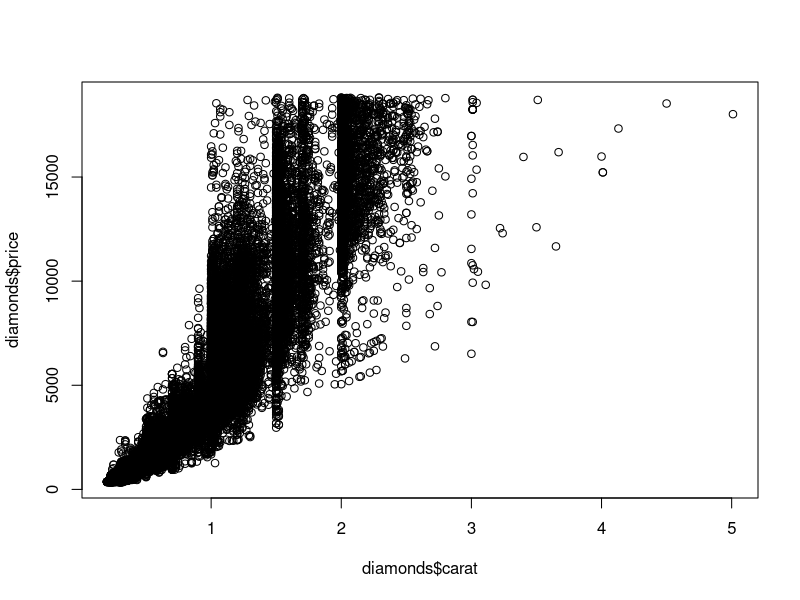
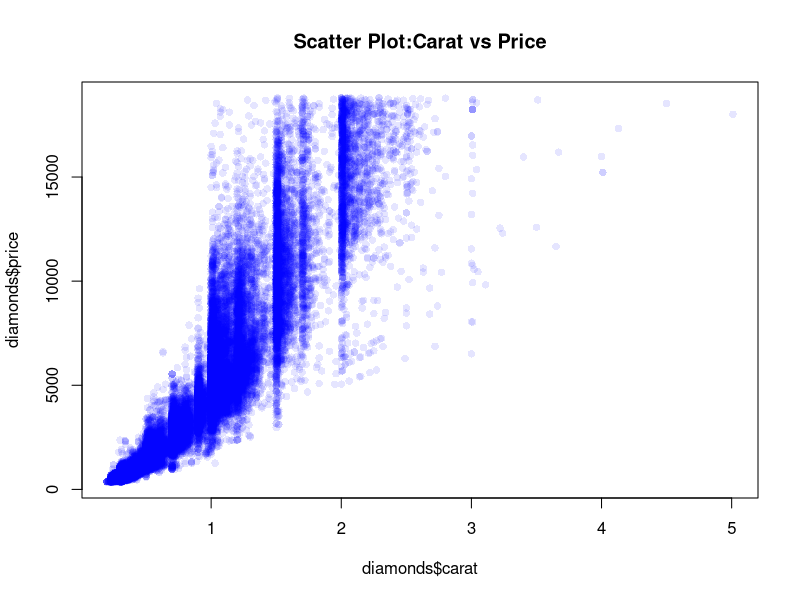
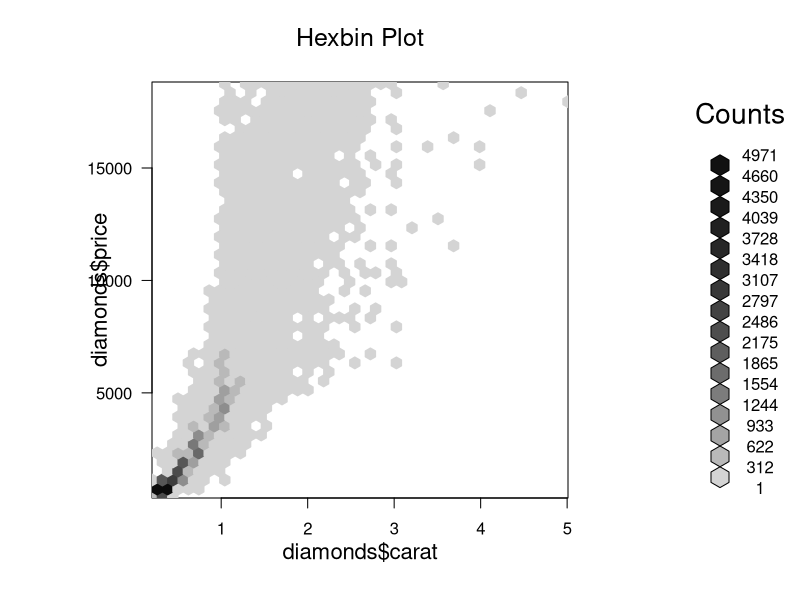
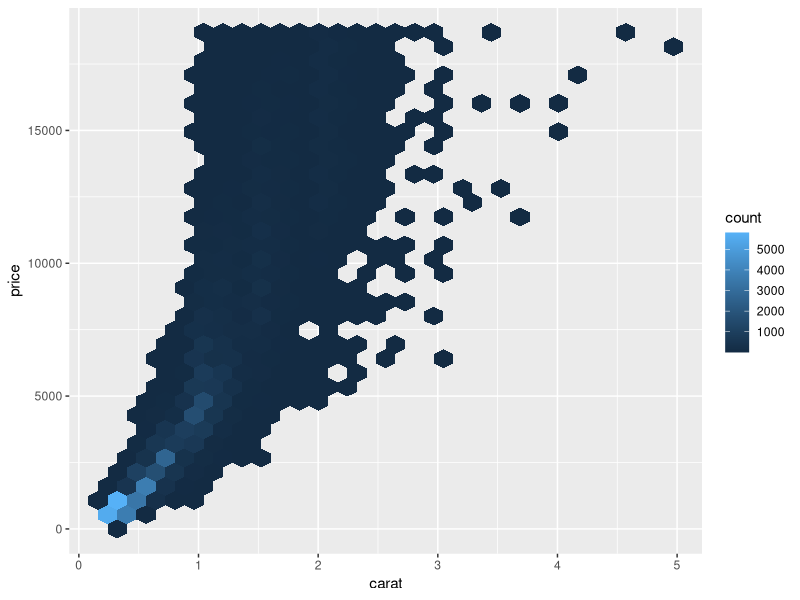
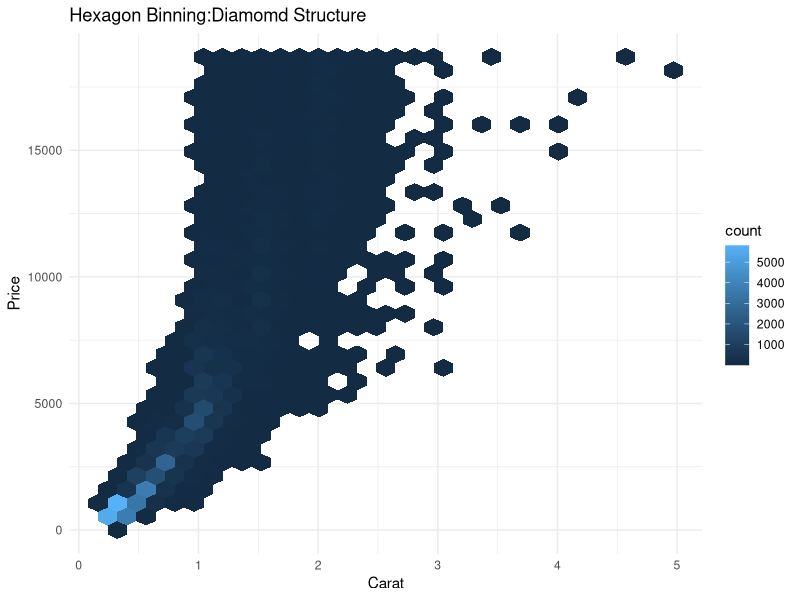
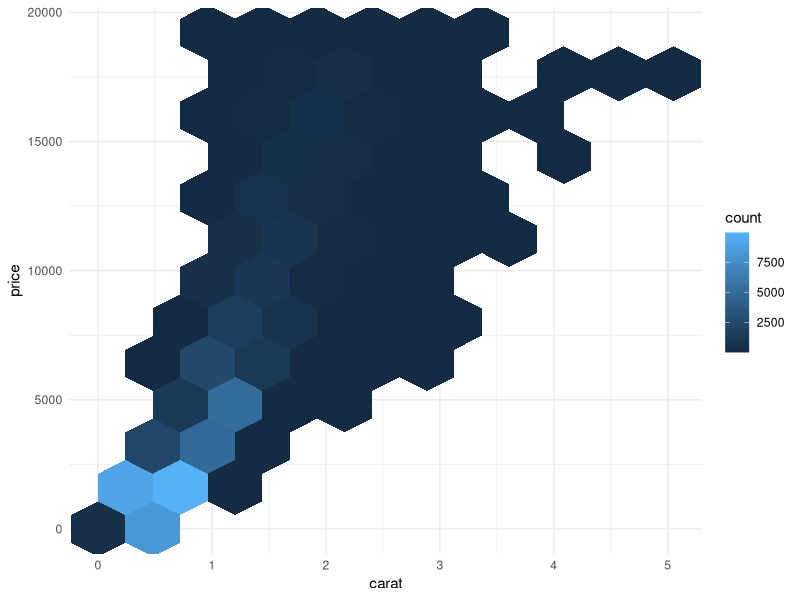
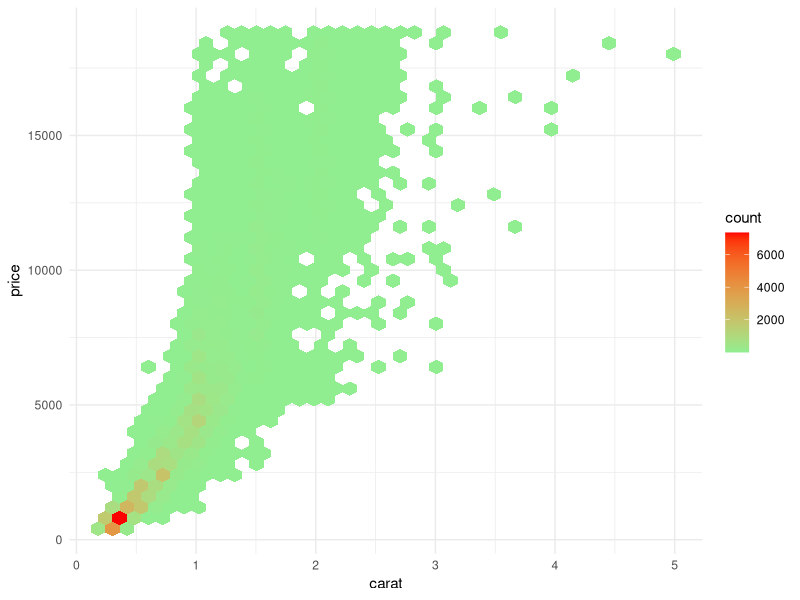
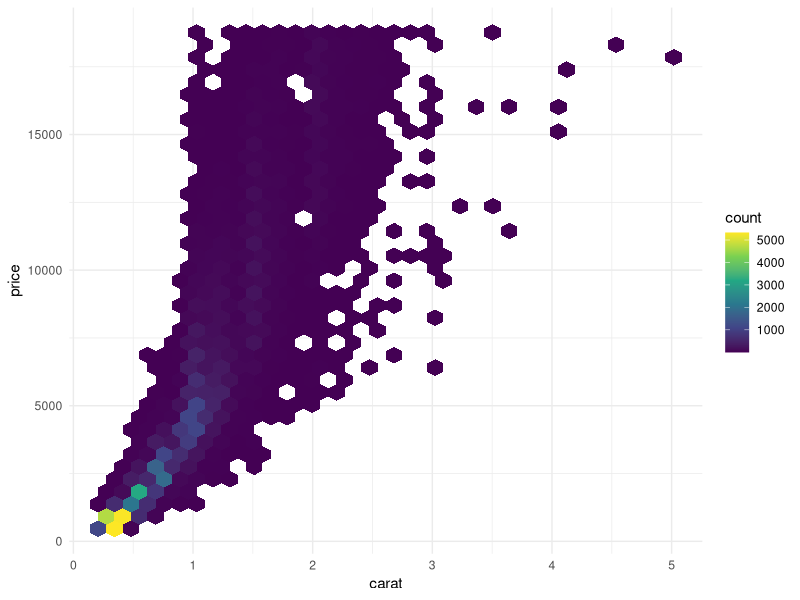

R code for these plots, in order:
#load and understand the dataset
data(diamonds)
data(package=.packages(all.available=TRUE))
library(ggplot2)
data(diamonds)
str(diamonds)
dim(diamonds)
?diamonds

# very basic scatter
plot(diamonds$carat,diamonds$price)



#Imporved Scatter
plot(diamonds$carat,diamonds$price,col=rgb(0,0,1,0.1),pch=16,
     main="Scatter Plot:Carat vs Price")
#Hexbin Using Baser
install.packages('hexbin')
library(hexbin)
hb<-hexbin(diamonds$carat,diamonds$price,xbins=40)
plot(hb,main="Hexbin Plot")

#Basic Hexbin
ggplot(diamonds,aes(x=carat,y=price))+
  geom_hex()

#Labeled Hexbin plot
ggplot(diamonds,aes(carat,price))+
  geom_hex()+
  labs(title="Hexagon Binning:Diamomd Structure",x="Carat",y="Price")+
  theme_minimal()
#Control Hexagon density
ggplot(diamonds,aes(carat,price))+geom_hex(bins=10)+theme_minimal()

#Add color palette(Gradient)
ggplot(diamonds,aes(carat,price))+
  geom_hex(bins=40)+
  scale_fill_gradient(low="lightgreen",high="red")+
  theme_minimal()
#Color meaning:
#Light->fewer Diamonds
#Dark->dense region
#PROGESSIONAL PALATTE(Viridis)
ggplot(diamonds,aes(carat,price))+geom_hex(bins=35)+scale_fill_viridis_c()+
  theme_minimal()
#ADD LEGEND TITLE
ggplot(diamonds,aes(carat,price))+geom_hex(bins=20)+
  scale_fill_viridis_c(name="Count")+
  labs(title="Density Structure of Diamonds",x="Carat",y="Price")+
  theme_minimal()
#FACETED HEXBIN
ggplot(diamonds,aes(carat,price))+geom_hex()+scale_fill_viridis_c()+
  facet_wrap(~cut)+
  theme_minimal()
#LOG SCALE HEXBIN
ggplot(diamonds,aes(carat,price))+geom_hex()+scale_fill_viridis_c()+
  scale_y_log10()+
  theme_minimal()
